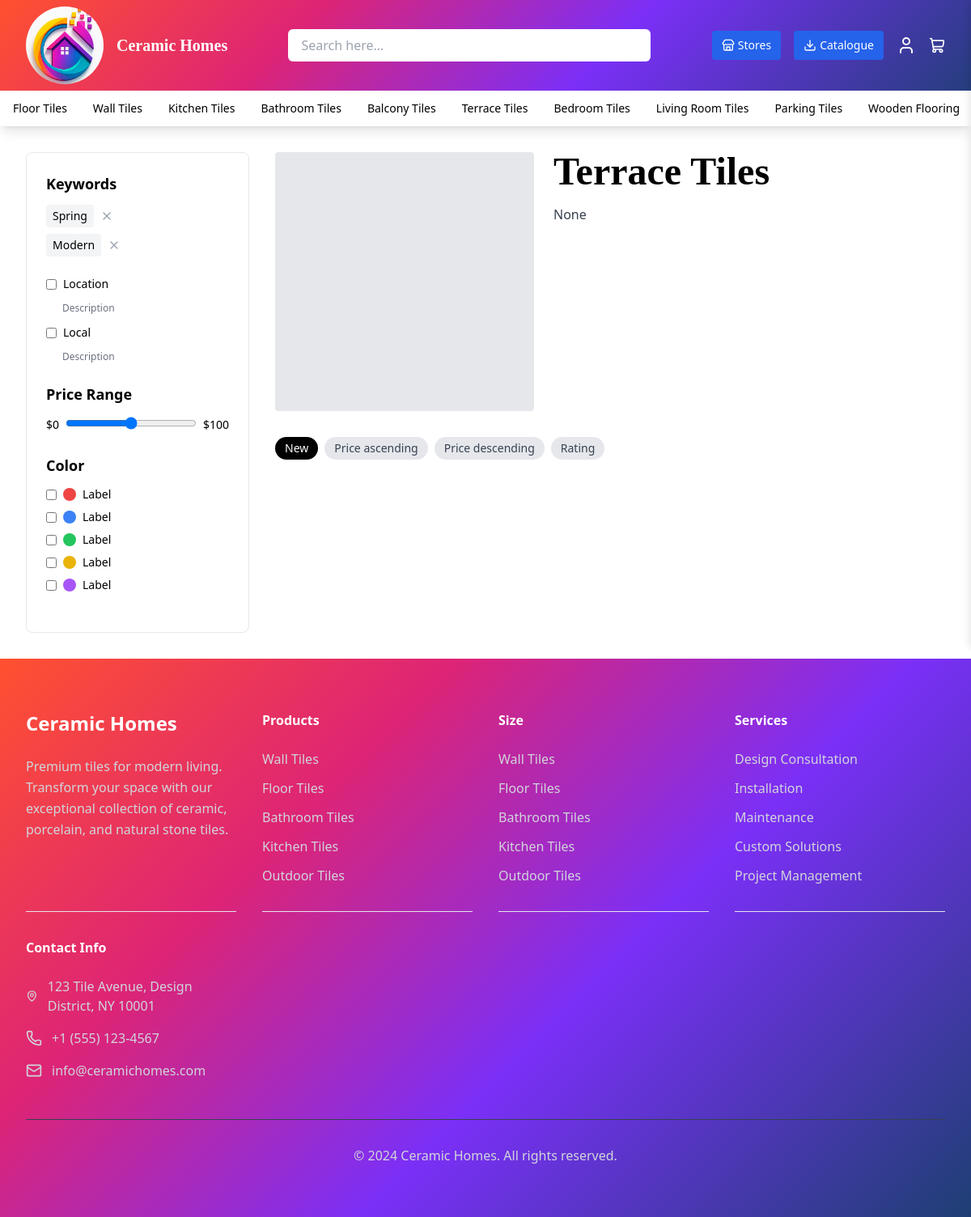
The page /category/Terrace Tiles on the database its author committed.
### home/models.py (models this page shows, shortened)
class Category(models.Model):
    name = models.CharField(max_length=200)
    description = models.TextField(blank=True, null=True)
    image = models.ImageField(upload_to='category_images/', blank=True, null=True)

### home/views.py (the view)
# urls.py: path("category/<str:name>", views.category_detail, name="category_detail"),
def category_detail(request, name):
    categories=Category.objects.all()
    try:
        category = Category.objects.get(name=name)
        tiles=category.products.all()
        context = {
            'category': category,
            'tiles': tiles,
            'categories': categories,
        }
        return render(request, 'category_detail.html', context)
    except Category.DoesNotExist:
        return render(request, '404.html', status=404)

### templates/category_detail.html (shortened to what this page needs)
{% extends "base.html" %}
{% block content %}
    <main class="max-w-7xl mx-auto px-4 sm:px-6 lg:px-8 py-8">
        <div class="flex flex-col lg:flex-row gap-8">
            <div class="lg:w-1/4">
                <div class="bg-white border rounded-lg p-6 sticky top-32">
                    <div class="mb-6">
                        <h3 class="text-lg font-semibold mb-3">Keywords</h3>
                        <div class="space-y-2">
                            <div class="flex items-center justify-between">
                                <div class="flex items-center space-x-2">
                                    <span class="text-sm bg-gray-100 px-2 py-1 rounded">Spring</span>
                                    <button class="text-gray-400 hover:text-gray-600">
                                        <i data-lucide="x" class="w-4 h-4"></i>
                                    </button>
                                </div>
                            </div>
                            <div class="flex items-center justify-between">
                                <div class="flex items-center space-x-2">
                                    <span class="text-sm bg-gray-100 px-2 py-1 rounded">Modern</span>
                                    <button class="text-gray-400 hover:text-gray-600">
                                        <i data-lucide="x" class="w-4 h-4"></i>
                                    </button>
                                </div>
                            </div>
                        </div>
                    </div>
                    <div class="mb-6">
                        <div class="space-y-3">
                            <div class="flex items-center">
                                <input type="checkbox" id="location" class="mr-2">
                                <label for="location" class="text-sm">Location</label>
                            </div>
                            <p class="text-xs text-gray-500 ml-5">Description</p>
                            <div class="flex items-center">
                                <input type="checkbox" id="local" class="mr-2">
                                <label for="local" class="text-sm">Local</label>
                            </div>
                            <p class="text-xs text-gray-500 ml-5">Description</p>
                        </div>
                    </div>
                    <div class="mb-6">
                        <h3 class="text-lg font-semibold mb-3">Price Range</h3>
                        <div class="flex items-center space-x-2">
                            <span class="text-sm">$0</span>
                            <div class="flex-1">
                                <input type="range" min="0" max="100" value="50" class="w-full">
                            </div>
                            <span class="text-sm">$100</span>
                        </div>
                    </div>
                    <div class="mb-6">
                        <h3 class="text-lg font-semibold mb-3">Color</h3>
                        <div class="space-y-2">
                            <div class="flex items-center">
                                <input type="checkbox" id="color1" class="mr-2">
                                <div class="w-4 h-4 bg-red-500 rounded-full mr-2"></div>
                                <label for="color1" class="text-sm">Label</label>
                            </div>
                            <div class="flex items-center">
                                <input type="checkbox" id="color2" class="mr-2">
                                <div class="w-4 h-4 bg-blue-500 rounded-full mr-2"></div>
                                <label for="color2" class="text-sm">Label</label>
                            </div>
                            <div class="flex items-center">
                                <input type="checkbox" id="color3" class="mr-2">
                                <div class="w-4 h-4 bg-green-500 rounded-full mr-2"></div>
                                <label for="color3" class="text-sm">Label</label>
                            </div>
                            <div class="flex items-center">
                                <input type="checkbox" id="color4" class="mr-2">
                                <div class="w-4 h-4 bg-yellow-500 rounded-full mr-2"></div>
                                <label for="color4" class="text-sm">Label</label>
                            </div>
                            <div class="flex items-center">
                                <input type="checkbox" id="color5" class="mr-2">
                                <div class="w-4 h-4 bg-purple-500 rounded-full mr-2"></div>
                                <label for="color5" class="text-sm">Label</label>
                            </div>
                        </div>
                    </div>
                </div>
            </div>
            <div class="lg:w-3/4">
                <div class="mb-8">
                    <div class="flex items-start space-x-6">
                        <div class="w-80 h-80 bg-gray-200 flex-shrink-0 rounded">
                            <div class="w-full h-full flex items-center justify-center">
                            </div>
                        </div>
                        <div class="flex-1">
                        <h1 class="text-5xl font-bold mb-2" style="font-family: 'Cinzel', serif;">
                        {{ category.name }}
                        </h1>
                            <p class="text-gray-700 leading-relaxed mt-4">
                                {{category.description}}
                            </p>
                        </div>
                    </div>
                </div>
                <div class="flex flex-wrap gap-2 mb-6">
                    <span class="bg-black text-white text-sm px-3 py-1 rounded-full">New</span>
                    <span class="bg-gray-200 text-gray-700 text-sm px-3 py-1 rounded-full">Price ascending</span>
                    <span class="bg-gray-200 text-gray-700 text-sm px-3 py-1 rounded-full">Price descending</span>
                    <span class="bg-gray-200 text-gray-700 text-sm px-3 py-1 rounded-full">Rating</span>
                </div>
                </div>
            </div>
</main>
{% endblock content %}

### templates/base.html (shortened to what this page needs)
<!DOCTYPE html>
<html lang="en">
<head>
    <script src="https://cdn.tailwindcss.com"></script>
    {% load static %}
    <link rel="stylesheet" href="{% static 'css/style.css' %}"/>
</head>
<body class="min-h-screen bg-white">
    <nav class="bg-gray-900 text-white shadow-lg sticky top-0 z-50 transition-transform duration-300" style="background-image: linear-gradient(135deg, #ff512f 0%, #dd2476 30%, #7b2ff7 60%, #1e3f73 100%);">
        <div class="max-w-7xl mx-auto px-4 sm:px-6 lg:px-8 py-2">
            <div class="flex justify-between items-center">
                <div class="flex items-center space-x-2 sm:space-x-4 flex-shrink-0">
    <img class="h-24 w-24 rounded-full object-cover" src="{% static 'images/ch8round.png' %}" alt="Logo">
    <div class="text-sm sm:text-lg lg:text-xl font-bold font-serif text-white">
        <span><a href="/">Ceramic Homes</a></span>
    </div>
</div>
                <div class="hidden lg:flex flex-1 mx-4 max-w-md">
                    <input
                        type="text"
                        placeholder="Search here..."
                        class="w-full px-4 py-2 rounded-md text-black focus:outline-none focus:ring-2 focus:ring-blue-500"
                    />
                </div>
                <div class="hidden lg:flex items-center space-x-4">
                    <button class="flex items-center px-3 py-2 bg-blue-600 hover:bg-blue-700 rounded text-white text-sm transition-colors">
                        <i data-lucide="store" class="w-4 h-4 mr-1"></i> Stores
                    </button>
                    <button class="flex items-center px-3 py-2 bg-blue-600 hover:bg-blue-700 rounded text-white text-sm transition-colors">
                        <i data-lucide="download" class="w-4 h-4 mr-1"></i> Catalogue
                    </button>
                    {% if user.is_authenticated %}
    <div class="relative inline-block text-left">
    <i
        data-lucide="user"
        class="w-6 h-6 cursor-pointer hover:text-blue-300 transition-colors"
        id="userDropdownButton"
        aria-haspopup="true"
        aria-expanded="false"
    ></i>
    <div
        id="userDropdownMenu"
        class="hidden absolute right-0 mt-2 w-48 bg-white border border-gray-200 rounded-md shadow-lg z-50"
        role="menu"
        aria-orientation="vertical"
        aria-labelledby="userDropdownButton"
    >
        <div class="px-4 py-3 text-gray-700 border-b border-gray-200">
        <p class="font-semibold" id="usernameDisplay">{{ user.username }}</p>
        </div>
        <form method="post" action="{% url 'logout' %}" class="px-4 py-2">
        {% csrf_token %}
        <button
            type="submit"
            class="w-full text-left text-red-600 hover:bg-red-100 rounded px-2 py-2 transition"
        >
            Logout
        </button>
        </form>
    </div>
    </div>
                    {% else %}
                    <a href="{% url "login" %}"><i data-lucide="user" class="w-6 h-6 cursor-pointer hover:text-blue-300 transition-colors"></i></a>
                    {% endif %}
                        <button onclick="toggleCart()" >
                        <i data-lucide="shopping-cart" class="w-5 h-5 cursor-pointer hover:text-blue-300 transition-colors"></i>
                        </button>
                </div>
            </div>
        </div>
        <div class="hidden lg:block bg-white text-black w-full overflow-x-auto">
            <div class="max-w-7xl mx-auto px-4 py-3 flex space-x-8 text-sm font-medium">
                {% for category in categories %}
                    <a href="{% url "category_detail" category.name %}" class="hover:text-blue-600 transition-colors whitespace-nowrap"> {{ category.name }} </a>
                {% endfor %}
            </div>
        </div>
    </nav>
{% block content %}
{% endblock content %}
    <footer class="bg-gray-900 text-white py-16" style="background-image: linear-gradient(135deg, #ff512f 0%, #dd2476 30%, #7b2ff7 60%, #1e3f73 100%);">
        <div class="max-w-7xl mx-auto px-4 sm:px-6 lg:px-8">
            <div class="grid grid-cols-1 md:grid-cols-4 gap-8">
                <div>
                    <h3 class="text-2xl font-bold mb-6">Ceramic Homes</h3>
                    <p class="text-gray-300 mb-6 leading-relaxed">
                        Premium tiles for modern living. Transform your space with our exceptional collection of ceramic,
                        porcelain, and natural stone tiles.
                    </p>
                    <div class="flex space-x-4">
                        <i data-lucide="facebook" class="h-6 w-6 text-gray-300 hover:text-white cursor-pointer transition-colors duration-200"></i>
                        <i data-lucide="twitter" class="h-6 w-6 text-gray-300 hover:text-white cursor-pointer transition-colors duration-200"></i>
                        <i data-lucide="instagram" class="h-6 w-6 text-gray-300 hover:text-white cursor-pointer transition-colors duration-200"></i>
                        <i data-lucide="linkedin" class="h-6 w-6 text-gray-300 hover:text-white cursor-pointer transition-colors duration-200"></i>
                    </div>
                </div>
                <div>
                    <h4 class="font-bold mb-6">Products</h4>
                    <ul class="space-y-3">
                        <li><a href="#" class="text-gray-300 hover:text-white transition-colors duration-200">Wall Tiles</a></li>
                        <li><a href="#" class="text-gray-300 hover:text-white transition-colors duration-200">Floor Tiles</a></li>
                        <li><a href="#" class="text-gray-300 hover:text-white transition-colors duration-200">Bathroom Tiles</a></li>
                        <li><a href="#" class="text-gray-300 hover:text-white transition-colors duration-200">Kitchen Tiles</a></li>
                        <li><a href="#" class="text-gray-300 hover:text-white transition-colors duration-200">Outdoor Tiles</a></li>
                    </ul>
                </div>
                <div>
                    <h4 class="font-bold mb-6">Size</h4>
                    <ul class="space-y-3">
                        <li><a href="#" class="text-gray-300 hover:text-white transition-colors duration-200">Wall Tiles</a></li>
                        <li><a href="#" class="text-gray-300 hover:text-white transition-colors duration-200">Floor Tiles</a></li>
                        <li><a href="#" class="text-gray-300 hover:text-white transition-colors duration-200">Bathroom Tiles</a></li>
                        <li><a href="#" class="text-gray-300 hover:text-white transition-colors duration-200">Kitchen Tiles</a></li>
                        <li><a href="#" class="text-gray-300 hover:text-white transition-colors duration-200">Outdoor Tiles</a></li>
                    </ul>
                </div>
                <div>
                    <h4 class="font-bold mb-6">Services</h4>
                    <ul class="space-y-3">
                        <li><a href="#" class="text-gray-300 hover:text-white transition-colors duration-200">Design Consultation</a></li>
                        <li><a href="#" class="text-gray-300 hover:text-white transition-colors duration-200">Installation</a></li>
                        <li><a href="#" class="text-gray-300 hover:text-white transition-colors duration-200">Maintenance</a></li>
                        <li><a href="#" class="text-gray-300 hover:text-white transition-colors duration-200">Custom Solutions</a></li>
                        <li><a href="#" class="text-gray-300 hover:text-white transition-colors duration-200">Project Management</a></li>
                    </ul>
                </div>
                <hr>
                <hr>
                <hr>
                <hr>
                <div>
                    <h4 class="font-bold mb-6">Contact Info</h4>
                    <div class="space-y-4">
                        <div class="flex items-center">
                            <i data-lucide="map-pin" class="h-5 w-5 text-gray-300 mr-3"></i>
                            <span class="text-gray-300">123 Tile Avenue, Design District, NY 10001</span>
                        </div>
                        <div class="flex items-center">
                            <i data-lucide="phone" class="h-5 w-5 text-gray-300 mr-3"></i>
                            <span class="text-gray-300">+1 (555) 123-4567</span>
                        </div>
                        <div class="flex items-center">
                            <i data-lucide="mail" class="h-5 w-5 text-gray-300 mr-3"></i>
                            <span class="text-gray-300">info@ceramichomes.com</span>
                        </div>
                    </div>
                </div>
            </div>
            <div class="border-t border-gray-700 mt-12 pt-8 text-center text-gray-300">
                <p>&copy; 2024 Ceramic Homes. All rights reserved.</p>
            </div>
        </div>
    </footer>
</body>
</html>

### static/css/style.css (style rules this page uses)
body { background-image: url('https://www.nitco.in/nitcomedia/tiles/swatch/thumb/TIGVMGL1200X1800NOGL02004.jpg'); background-image: url('https://5.imimg.com/data5/SELLER/Default/2021/2/GR/RP/RK/8247937/32-x-64-inch-simpolo-primo-design-floor-tile-500x500.jpg'); }
.transition-transform { transition: transform 0.3s ease; }
html { scroll-behavior: smooth; }

### rows shown on the page
Category: name "Floor Tiles"
Category: name "Wall Tiles"
Category: name "Kitchen Tiles"
Category: name "Bathroom Tiles"
Category: name "Balcony Tiles"
Category: name "Terrace Tiles", description "None"
Category: name "Bedroom Tiles"
Category: name "Living Room Tiles"
Category: name "Parking Tiles"
Category: name "Wooden Flooring"
